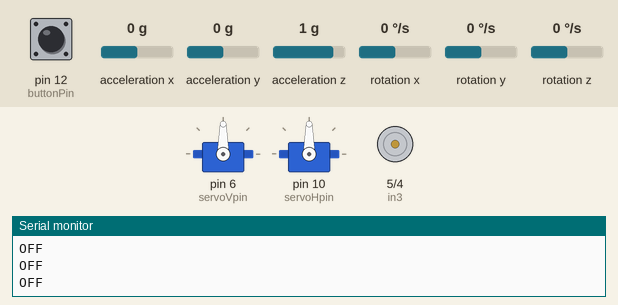
Recording of a sketch running on a simulated Arduino Uno, built with avr-gcc and run on an emulated ATmega328P. On the bench: 2 × servo, motor-driver pin pairs drawn as motors (green arrow = first pin HIGH = forward, orange = second pin HIGH = backward, longer = more drive, scaled by the enable pin), the last lines printed to the serial monitor. The inputs (shaded band) are chosen by the test bench; at power-on: pin 12 (buttonPin) LOW, acceleration x 0 g, acceleration y 0 g, acceleration z 1 g, rotation x 0 °/s, rotation y 0 °/s, rotation z 0 °/s.

Above: at 1.2 s.
1.3 s: pin 12 (buttonPin) pulled HIGH for 0.15 s
2.9 s: acceleration x set to -1.4 g
At 3.5 s:
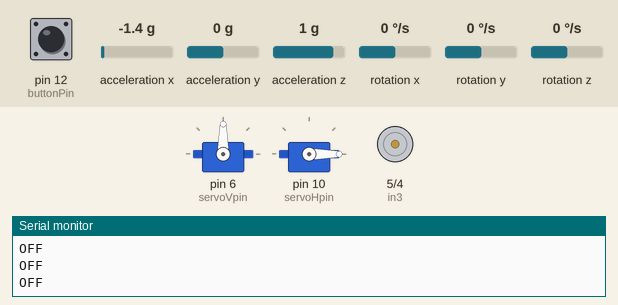
4.4 s: acceleration y set to -1.4 g
At 4.7 s:
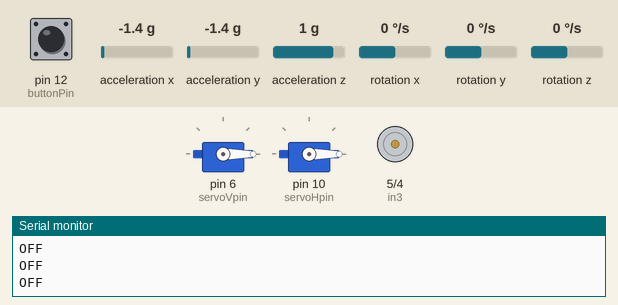
5.9 s: acceleration x set to -0.8 g
At 7.0 s:
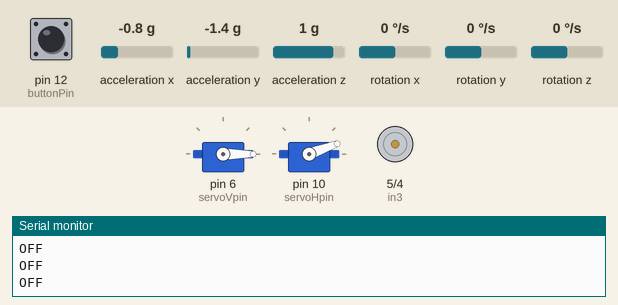
7.4 s: acceleration y set to -0.8 g
At 8.2 s:
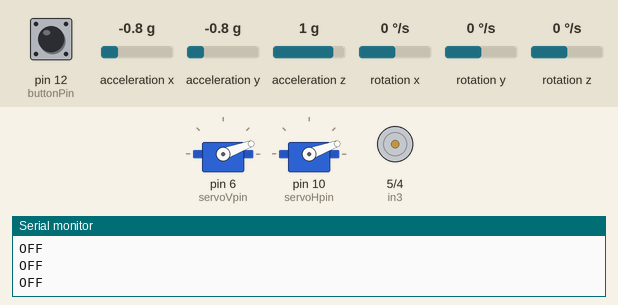
8.9 s: pin 12 (buttonPin) pulled HIGH for 1 s
At 9.2 s:
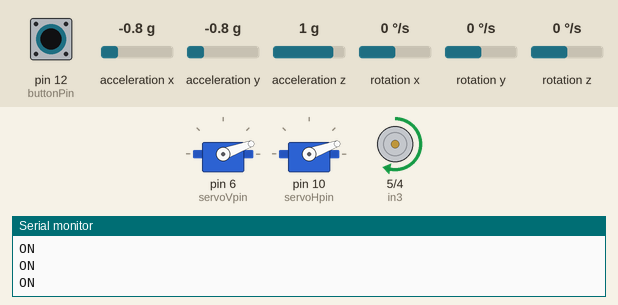
Timing chart, 0 to 11.9 s (numbered marks = the images above; inputs shaded):
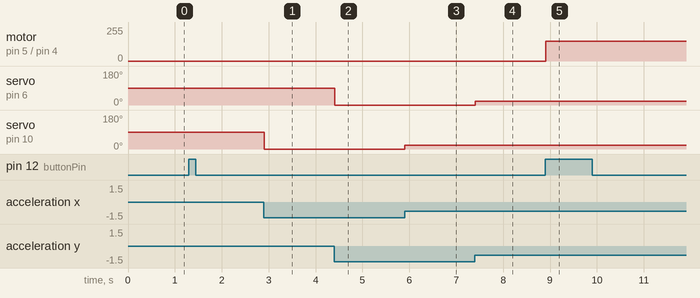

Measured:
- after the input at 2.9 s, servo on pin 10 (servoHpin): 90° → 0° at once
- after the input at 4.4 s, servo on pin 6 (servoVpin): 90° → 0° at once
- after the input at 5.9 s, servo on pin 10 (servoHpin): 0° → 20° at once
- after the input at 7.4 s, servo on pin 6 (servoVpin): 0° → 20° at once
- after the input at 8.9 s, motor on pin 5 (in3) / pin 4 (in4): stopped → forward 150/255 at once

The sketch:

Sketch.ino
```cpp
#include <Wire.h>
#include <Servo.h>
#include <MPU6050.h>


//initialize the sensor
MPU6050 sensor ;
int16_t ax, ay, az ;
int16_t gx, gy, gz;


//initialize the two servo motors
Servo servoV;
Servo servoH;

const int servoVpin = 6;
const int servoHpin = 10;


//initialize the two DC motors with the drive


int enB = 3;
//in3 controls +ve pole of R motor and -ve pole of L motor
int in3 = 5;
//in4 controls -ve pole of R motor and +ve pole of L motor
int in4 = 4;


//initialize the switch
const int buttonPin = 12;
int buttonState = 0;

void setup()
{

  Wire.begin ( );
  Serial.begin(9600);
  sensor.initialize( );


  pinMode(enB, OUTPUT);
  pinMode(in3, OUTPUT);
  pinMode(in4, OUTPUT);

  //pinMode(buttonPin, INPUT);

  servoV.attach(servoVpin);
  servoH.attach(servoHpin);
}


void loop()
{
    //getting the accelerometer reading in x and y axes
    sensor.getMotion6 (&ax, &ay, &az, &gx, &gy, &gz);
    ax = map (ax, -17000, 17000, 0, 180) ;
    ay = map (ay, -17000, 17000, 0, 180) ;

    //if the button is on, it controls the car
    //if the button is off, it controls the arm

  buttonState = digitalRead(buttonPin);

   if(buttonState == HIGH)
   {
     Serial.println("ON");
      //ON

      if(ay<110 && ay>70)
        {
          digitalWrite(in3,  LOW);
          digitalWrite(in4, LOW);


        }
         else if(ay<=70 && ay >=0)
        {
          //move forward

          digitalWrite(in3, HIGH);
          digitalWrite(in4, LOW);

          //digitalWrite(in1, HIGH);
        //  digitalWrite(in2, LOW);
        }
        else if(ay<=180 && ay >=110)
        {
          //move backward
          digitalWrite(in3, LOW);
          digitalWrite(in4, HIGH);
         // digitalWrite(in1, LOW);
         // digitalWrite(in2, HIGH);
        }


        analogWrite(enB, 150);

   }
    else
   {
     //OFF
      Serial.println("OFF");


      if(ax>=110 || ax<=70)
      {
        servoH.write(ax);
      }
      if(ay>=110 || ay<=70)
      {
        servoV.write(ay);
      }

    }


}
```
